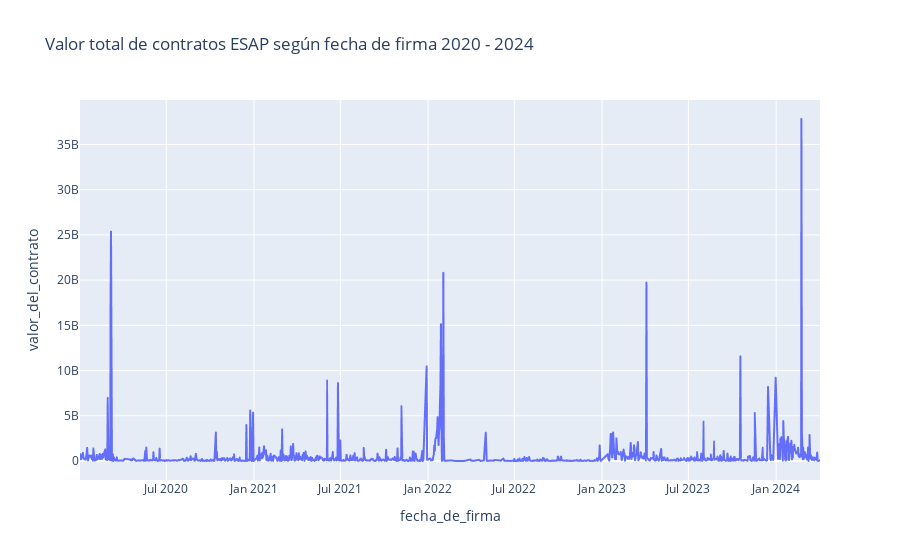

Source (notebook cell):
### Markdown cell above
_Valor de contratos ESAP según fecha de firma 2020 - 2024 (días)_

### Code cell
# Asegurar que 'fecha_de_firma' es un tipo de dato datetime
secop['fecha_de_firma'] = pd.to_datetime(secop['fecha_de_firma'])

# Agrupar y sumar el valor del contrato por fecha de firma
valor_fecha = secop.groupby('fecha_de_firma')['valor_del_contrato'].sum().reset_index()

# Crear el gráfico utilizando Plotly
fig = px.line(valor_fecha, x='fecha_de_firma', y='valor_del_contrato', title='Valor total de contratos ESAP según fecha de firma 2020 - 2024')

# Mostrar el gráfico
fig.show()

### Figure 1 — Plotly figure (JSON) as saved in the notebook; plotly's stock layout.template omitted (floating-point values rounded to 4 significant figures; data arrays with more than 128 entries replaced by an {"elided": "..."} marker saying what was removed)
{"data": [{"hovertemplate": "fecha_de_firma=%{x}<br>valor_del_contrato=%{y}<extra></extra>", "legendgroup": "", "line": {"color": "#636efa", "dash": "solid"}, "marker": {"symbol": "circle"}, "mode": "lines", "name": "", "showlegend": false, "type": "scattergl", "x": {"elided": "1070 str values"}, "xaxis": "x", "y": {"elided": "1070 int values"}, "yaxis": "y"}], "layout": {"legend": {"tracegroupgap": 0}, "title": {"text": "Valor total de contratos ESAP según fecha de firma 2020 - 2024"}, "xaxis": {"anchor": "y", "domain": [0, 1], "title": {"text": "fecha_de_firma"}}, "yaxis": {"anchor": "x", "domain": [0, 1], "title": {"text": "valor_del_contrato"}}}}
